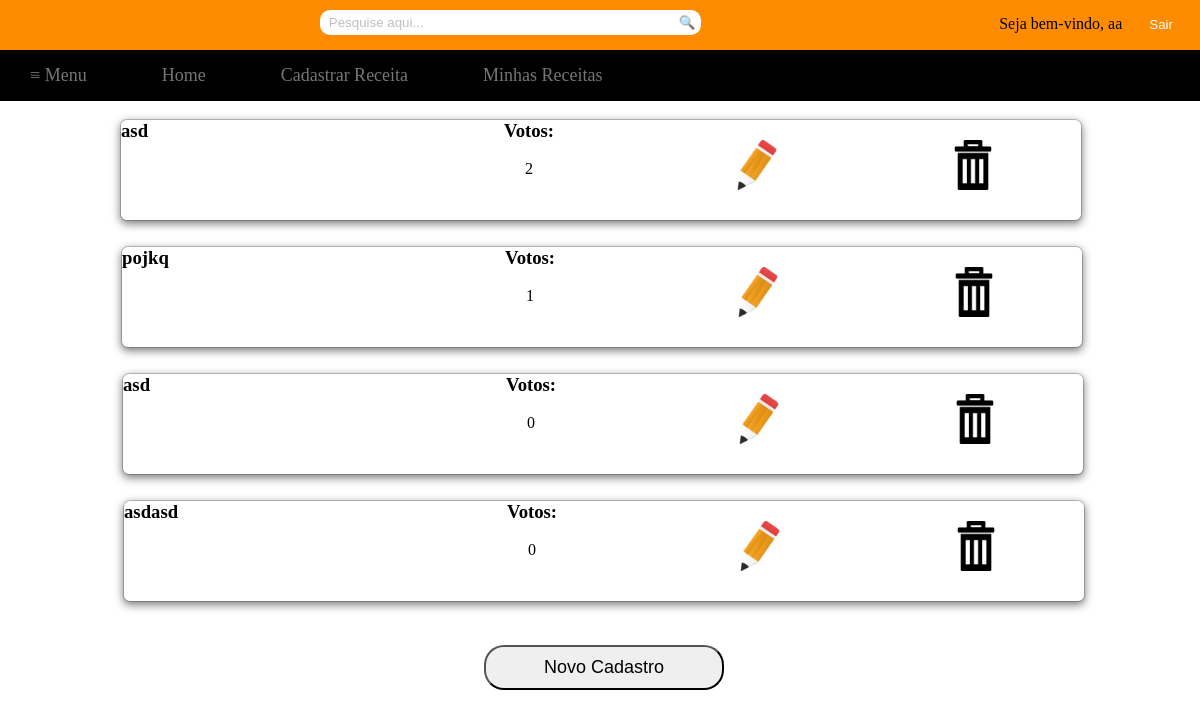
Page /TEX2/viewReceitasCadastrado.php (signed in) on the earlier database version.
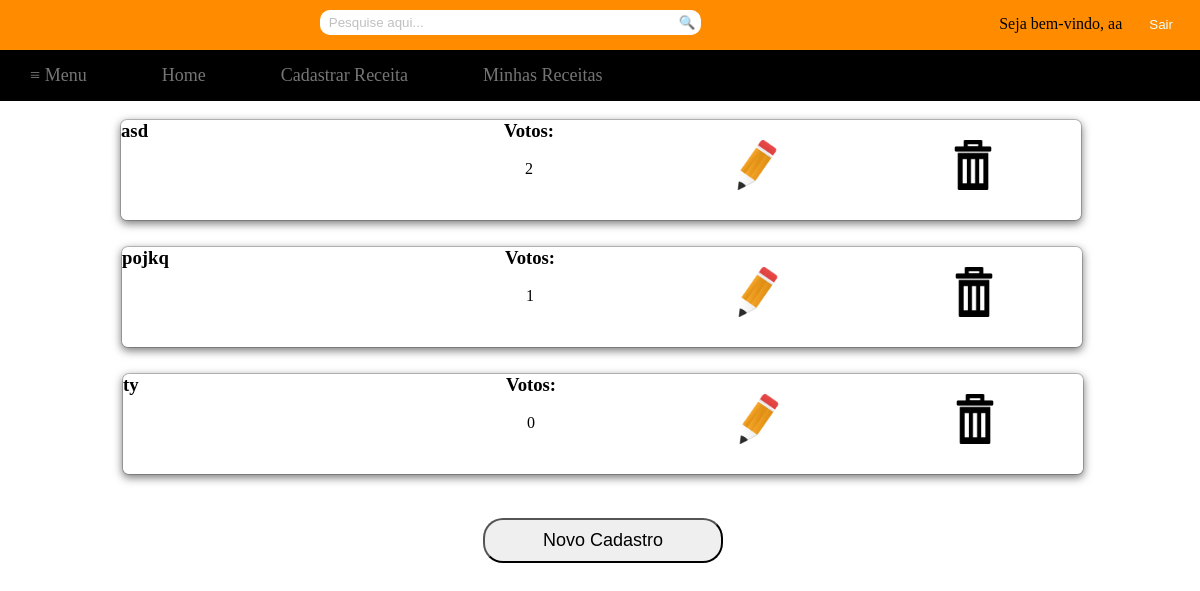
Same page on the later database version.
### tables this page shows
CREATE TABLE `receita` (
  `codReceita` int(11) NOT NULL,
  `nomeReceita` varchar(255) DEFAULT NULL,
  `ingredientes` text,
  `modoPreparo` text,
  `codCategoria` int(11) DEFAULT NULL,
  `codTempo` int(11) DEFAULT NULL,
  `codUsuario` int(11) DEFAULT NULL,
  `totalVotos` int(11) NOT NULL
);

### TEX2/viewReceitasCadastrado.php (the view, shortened to what this page needs)
<html>
	<head>
		<link rel="stylesheet" type="text/css" href="Style/style.css">
		<link rel="stylesheet" type="text/css" href="Style/receitas.css">
	</head>
	<body>
		<div id="container">
			<div id="topbar">
				<?php
					if(!empty($_COOKIE['login']))
					{
						$name=$_COOKIE['login'];
						echo "<div id='sair'><input type='button' value='Sair' name='sair' onclick='location.href=&quot;logout.php&quot;'/></div>";
						echo "<div id='bem-vindo'>Seja bem-vindo, $name</div>";
					}
					else
					{
						echo "<div id='btn2'><input type='button' value='Sign up' name='modal' href='#dialog2'/></div> ";
						echo "<div id='btn'><input type='button' value='Login' href='#dialog1' name='modal' /></div>";
					}
				?>
				<div id="search">
					<form method="post" action="pesquisa.php">
						<div>
							<input type="search" class="searchbox" name="pesquisa" placeholder="  Pesquise aqui...">
							<a href="#">
								<button type="submit" name="submit" class="searchbox1">&#x1f50d;</button>
							</a>
						</div>
					</form>
				</div>
			</div>
			<div id="navbar">
				<?php
					if(!empty($_COOKIE['login']))
					{
						echo "<nav class='drop'>";
						echo "	<ul class='drop1'>";
						echo "	    <li class='dropMain'>";
						echo "	        <a href='#'>&#8801; Menu</a>";
						echo "	    </li>";
						echo "		<li class='dropMain'>";
						echo "	        <a href='index.php'>Home</a>";
						echo "	    </li>";
						echo "	    <li class='dropMain'>";
						echo "	        <a href='receita.php'>Cadastrar Receita</a>";
						echo "	    </li>";
						echo "	    <li class='dropMain'>";
						echo "	        <a href='viewReceitasCadastrado.php'>Minhas Receitas</a>";
						echo "	    </li>";
						echo "	</ul>";
						echo "</nav>";
					}
				?>
			</div>
			<div id="main">
				<div id="column_left">
				</div>
				<div id="column_center">
					<?php
						include('includes/conn.php');
						$pegarLogin=$_COOKIE['login'];
		                $codUsuario=mysqli_query($conn,"SELECT codUsuario FROM usuario WHERE login LIKE '$pegarLogin'");
		                $usuario=mysqli_fetch_array($codUsuario);
						$query1=mysqli_query($conn,"SELECT * FROM receita WHERE codUsuario LIKE '$usuario[codUsuario]'");
						while($query2=mysqli_fetch_array($query1))
						{
							echo "<br /><div id='box'>";
							echo "<div id='left'><h3>".$query2['nomeReceita']."</h3></div>";
							echo "<div id='center4'><center><h3>Votos:</h3><br />".$query2['totalVotos']."</center></div>";
							echo "<div id='center5'><center><a href='edit.php?codReceita=".$query2['codReceita']."'><img src='Image/edit.png' border='0' width='50' height='50'/></a></center></div>";
							echo "<div id='center5'><center><a href='delete.php?codReceita=".$query2['codReceita']."'><img src='Image/excluir.png' border='0' width='50' height='50'/></a></center></div><br /><br /><br /><br /><br /><br />";
						}
						echo "<br /><br /><center><a href='receita.php'><input type='button' class='newRecipe' name='cadastro' value='Novo Cadastro' /></a></center>";
					?>
				</div>
				<div id="column_right">
				</div>
			</div>
		</div>
	</body>
</html>

Differences in the rows shown:
removed receita: nomeReceita "asd", totalVotos "0"
removed receita: nomeReceita "asdasd", totalVotos "0"
added receita: nomeReceita "ty", totalVotos "0"
